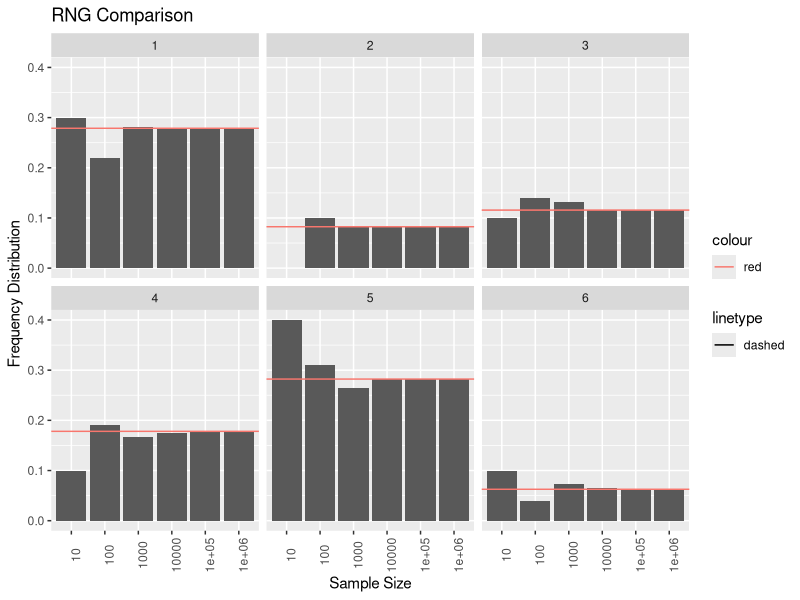

The R source for this figure:
##random number generation with weights
rng <- function(n, weights) {
  if(sum(weights) != 1) {
    stop("probabilities do not add to 1")
  }
  sampled <- runif(n)
  .bincode(sampled, breaks=cumsum(c(0,weights)), include.lowest=TRUE)
}

##returns a data frame with the sample distribution, the weights, and the difference
calcdist <- function(sampled, weights) {
  actual <- as.data.frame(table(sampled) / length(sampled))
  names(actual) <- c("id", "sampled_dist")
  theory <- data.frame(id = seq_along(weights), weights = weights)
  dat <- merge(theory, actual, by="id", all.x = T)
  dat$sampled_dist[is.na(dat$sampled_dist)] <- 0
  dat
}

#analyze
analyze <- function(n, weights) {
  sampled <- rng(n, weights)
  calcdist(sampled, weights)
}
  
sizes <- 10 ^ c(1, 2, 3, 4, 5, 6)
set.seed(0)
dice <- (function(x) x / sum(x))(runif(6))
dat <- lapply(sizes, function(x){ dat <- analyze(x, dice); dat$sample_size <- x; dat })
dat <- do.call(rbind, dat)

library(ggplot2)

ggplot(dat, aes(x = factor(sample_size), y = sampled_dist)) + geom_bar(stat="identity") + 
      geom_hline(aes(yintercept = weights, color = "red", linetype = "dashed")) +
      facet_wrap( ~id) + theme(axis.text.x = element_text(angle = 90)) + 
      labs(title = "RNG Comparison", x = "Sample Size", y = "Frequency Distribution")

